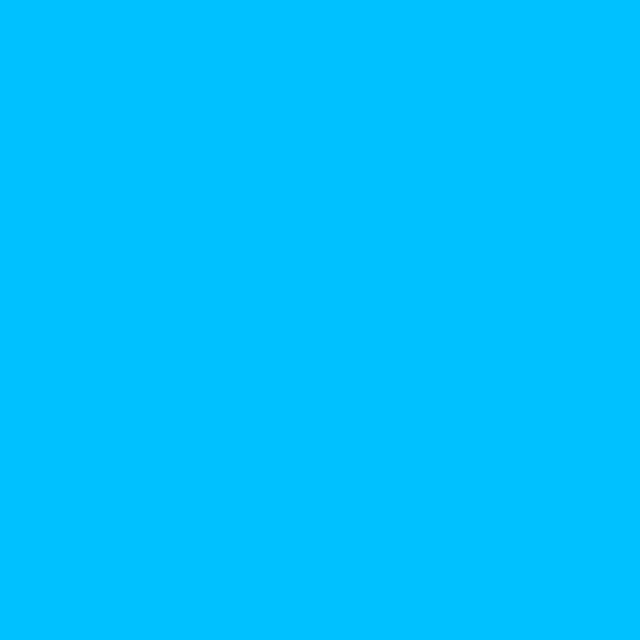
Frame 1 (no input)
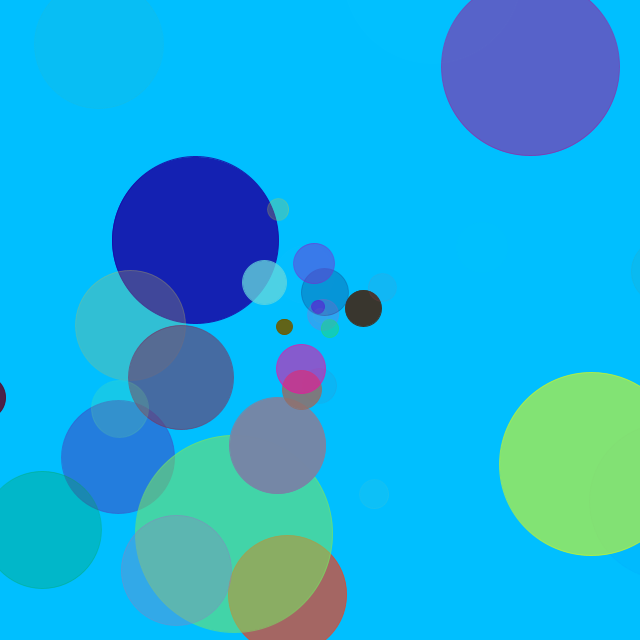
Frame 60 (the mouse pressed at the canvas centre just before this capture)
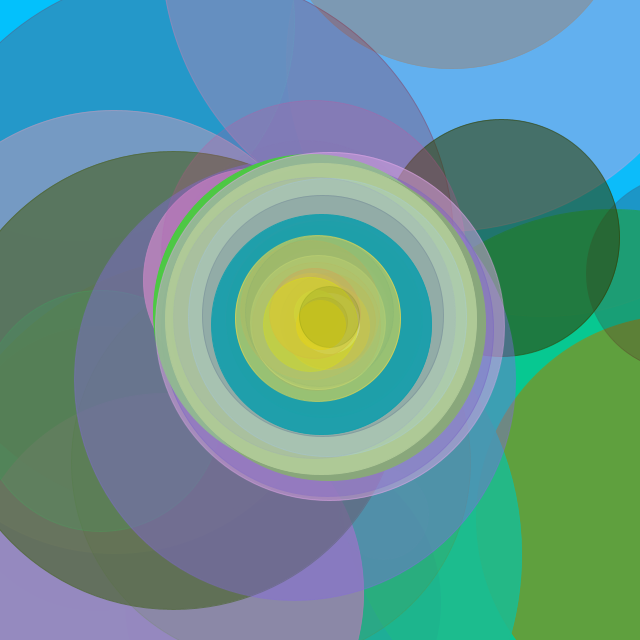
Frame 120 (the mouse held since frame 60 and released just before this capture)

The Processing sketch that drew these frames (run headless with seeded random() and noise(); from frame 60 on, the mouse is pressed at the canvas centre):

// Processing sketch: processing_78395
// ── processing_78395.pde

class critter1{
  
  //positon values
  float postx;
  float posty;

  //speed values
  float speedx;
  float speedy;
  float accererationx;
  float accererationy;
  
  //size values
  float sizeheight;
  float sizewidth;
  
  //growth rate
  float growthrate;
  
  //color
  color crittercolor;
  
  //constructor
  critter1(float positionx, float positiony, float grow, color rgb, float accelx, float accely){
    postx = width/2;
    posty = height/2;
    speedx = positionx;
    speedy = positiony;
    growthrate = grow;
    sizeheight = 10;
    sizewidth = 10;
    crittercolor = rgb;
    accererationx = accelx / 10;
    accererationy = accely / 10;
  }
  
  //grow
  void grow(){
    sizeheight += growthrate;
    sizewidth += growthrate;
  }
  
  //move
  void move(){
    postx += speedx;
    posty += speedy;
    display();
    speedx += accererationx;
    speedy += accererationy;

  }
  
  //draw circle that represents size and position
  void display(){
    fill(crittercolor);
    stroke(crittercolor);
    ellipse(postx, posty, sizewidth, sizeheight);
  }
  
  //draw circle that follows mouse
  void mousefollow(){
    noStroke();
    fill(crittercolor);
    ellipse(mouseX, mouseY, sizewidth, sizeheight);
  }

  //update size, position, and speed
  void update(){
    grow();
    move();
  }
  
  //changes the acceleration
  void changeDirection(){
    accererationx = random(-11, 11);
    accererationy = random(-11, 11);
    speedx = 0;
    speedy = 0;
  }
  
  //changes the color
  void changeColor(){
    float rred = random(255);
    float rgreen = random(255);
    float rblue = random(255);
    float ralpha = random(255);
    crittercolor = color(rred, rgreen, rblue, ralpha);
  }
  
  //resets the size to the same size the constructor sets
  void resetSize(){
    sizeheight = 10;
    sizewidth = 10;
  }
}
//////////////////////
//end critter object//
//////////////////////


//declare variables for setup and draw
int count = 0;
critter1[] critterarray = new critter1[100];



////////////////////////
//set up the draw area//
////////////////////////
void setup(){
  size(640, 640);  // Size must be the first statement
  frameRate(10);    // Number of frames per second
  color sky = color(0, 191, 255, 0);
  for (int i = 0; i < 100; i++){
    critterarray[i] = new critter1(0, 0, 0, sky, 0, 0);
  }
}

/////////////////
//the draw loop//
/////////////////
void draw(){
  //move and grow objects, increase count(spawn) clock, refresh background
  count++;
  color sky = color(0, 191, 255);
  background(sky);
  for (int i = 0; i <100; i++){
    critterarray[i].update();
  }

  if(mousePressed){
    for (int i = 0; i <100; i++){
      critterarray[i].changeDirection();
      critterarray[i].changeColor();
    }
  }
  float ratex = random(-10, 10);
  float ratey = random(-10, 10);
  float growr = random(7);
  float rred = random(256);
  float rgreen = random(256);
  float rblue = random(256);
  float ralpha = random(256);
  color bubcolor = color(rred, rgreen, rblue, ralpha);
  float accelx = random(-11, 11);
  float accely = random(-11, 11);
  critterarray[count] = new critter1(ratex, ratey, growr, bubcolor, accelx, accely);
  if (count == 99)
    count = 0;
}
